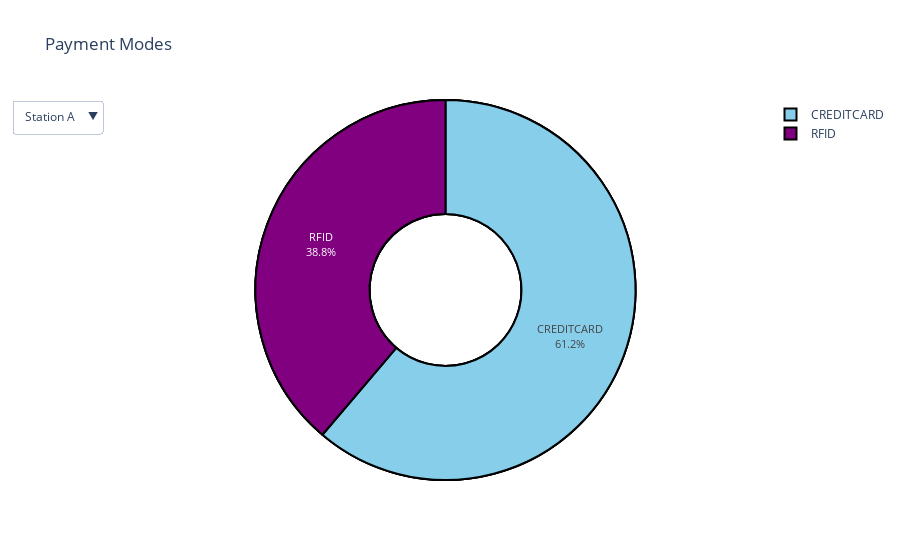

Write notebook code for a chart like this one.
### Code cell
##Payment type pie chart
fig = go.Figure()
fig.add_trace(go.Pie(labels=paymentlabels,values=paysizesA,name="Payment Modes"))
fig.add_trace(go.Pie(labels=paymentlabels,values=paysizesB,name="Payment Modes"))
fig.add_trace(go.Pie(labels=paymentlabels,values=pay,name="Payment Modes"))

fig.update_layout(updatemenus=[
        go.layout.Updatemenu(
            active=0,
            buttons=list([
                dict(label="Station A",
                     method="restyle",
                     args=[{"visible": [True, False, False]},
                           {"title": "Station A"}]),
                dict(label="Station B",
                     method="restyle",
                     args=[{"visible": [False, True, False]},
                           {"title": "Station B"}]),
                dict(label="Both",
                     method="restyle",
                     args=[{"visible": [False, False, True]},
                           {"title": "Both"}])]),)])
fig.update_layout(title_text="Payment Modes")                     
fig.update_traces(hole=.4,hoverinfo='value', textinfo='label+percent', textfont_size=11, marker=dict(colors=colors, line=dict(color='#000000', width=2)))
fig.show()

### Figure 1 — Plotly figure (JSON) as saved in the notebook; plotly's stock layout.template omitted (floating-point values rounded to 4 significant figures)
{"data": [{"hole": 0.4, "hoverinfo": "value", "labels": ["RFID", "CREDITCARD"], "marker": {"colors": ["purple", "skyblue"], "line": {"color": "#000000", "width": 2}}, "name": "Payment Modes", "textfont": {"size": 11}, "textinfo": "label+percent", "type": "pie", "values": [2424, 3778]}, {"hole": 0.4, "hoverinfo": "value", "labels": ["RFID", "CREDITCARD"], "marker": {"colors": ["purple", "skyblue"], "line": {"color": "#000000", "width": 2}}, "name": "Payment Modes", "textfont": {"size": 11}, "textinfo": "label+percent", "type": "pie", "values": [1630, 2620]}, {"hole": 0.4, "hoverinfo": "value", "labels": ["RFID", "CREDITCARD"], "marker": {"colors": ["purple", "skyblue"], "line": {"color": "#000000", "width": 2}}, "name": "Payment Modes", "textfont": {"size": 11}, "textinfo": "label+percent", "type": "pie", "values": [4054, 6398]}], "layout": {"autosize": true, "title": {"text": "Payment Modes"}, "updatemenus": [{"active": 0, "buttons": [{"args": [{"visible": [true, false, false]}, {"title": "Station A"}], "label": "Station A", "method": "restyle"}, {"args": [{"visible": [false, true, false]}, {"title": "Station B"}], "label": "Station B", "method": "restyle"}, {"args": [{"visible": [false, false, true]}, {"title": "Both"}], "label": "Both", "method": "restyle"}]}]}}
